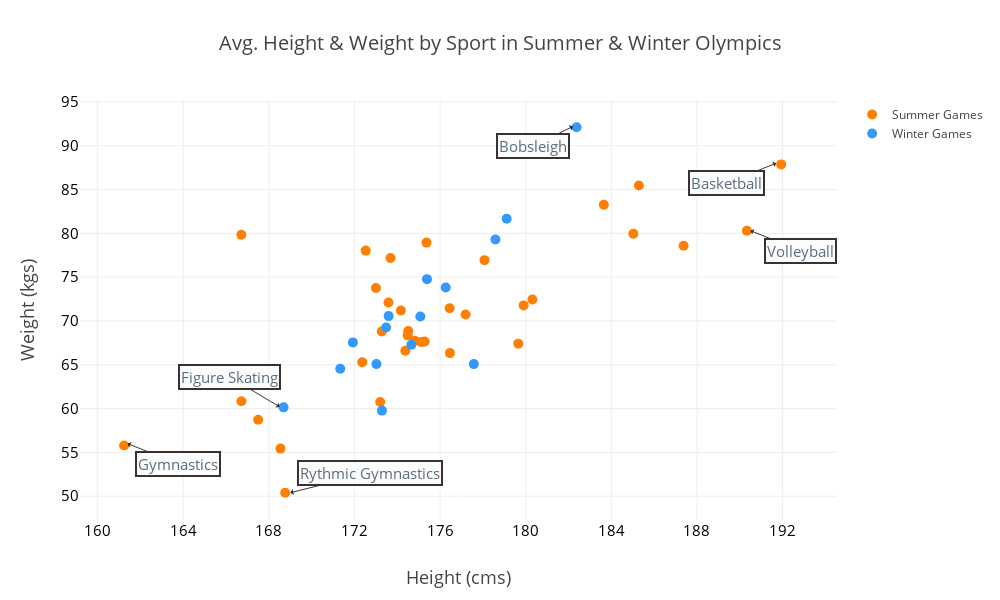

Notebook code for this chart:
### Code cell
data = [
    go.Scatter(mode='markers', x=df_htwt_scatter[df_htwt_scatter.Season=='Summer']['Height'], 
               y=df_htwt_scatter[df_htwt_scatter.Season=='Summer']['Weight'], 
               text=df_htwt_scatter[df_htwt_scatter.Season=='Summer']['Sport'], hoverinfo='text', 
               marker=dict(color='#ff8000', size=10), 
               name='Summer Games'
              ), 
    go.Scatter(mode='markers', x=df_htwt_scatter[df_htwt_scatter.Season=='Winter']['Height'], 
               y=df_htwt_scatter[df_htwt_scatter.Season=='Winter']['Weight'], 
               text=df_htwt_scatter[df_htwt_scatter.Season=='Winter']['Sport'], hoverinfo='text', 
               marker=dict(color='#3399ff', size=10), 
               name='Winter Games'
              )]

annotations3 = [dict(x=191.7, y=88, xref='x', yref='y', text='Basketball', ax=-50, ay=20,
                    font=dict(size=15, color='#34495e'), align='center', arrowwidth=1, bordercolor='#090000', 
                    borderwidth=2, borderpad=1, bgcolor='#fbfcfc', opacity=0.8), 
                dict(x=190.5, y=80.3, xref='x', yref='y', text='Volleyball', ax=50, ay=20,
                    font=dict(size=15, color='#34495e'), align='center', arrowwidth=1, bordercolor='#090000', 
                    borderwidth=2, borderpad=1, bgcolor='#fbfcfc', opacity=0.8), 
                dict(x=182.2, y=92.2, xref='x', yref='y', text='Bobsleigh', ax=-40, ay=20,
                    font=dict(size=15, color='#34495e'), align='center', arrowwidth=1, bordercolor='#090000', 
                    borderwidth=2, borderpad=1, bgcolor='#fbfcfc', opacity=0.8), 
                dict(x=161.4, y=56, xref='x', yref='y', text='Gymnastics', ax=50, ay=20,
                    font=dict(size=15, color='#34495e'), align='center', arrowwidth=1, bordercolor='#090000', 
                    borderwidth=2, borderpad=1, bgcolor='#fbfcfc', opacity=0.8), 
                dict(x=169, y=50.4, xref='x', yref='y', text='Rythmic Gymnastics', ax=80, ay=-20,
                    font=dict(size=15, color='#34495e'), align='center', arrowwidth=1, bordercolor='#090000', 
                    borderwidth=2, borderpad=1, bgcolor='#fbfcfc', opacity=0.8), 
                dict(x=168.5, y=60.2, xref='x', yref='y', text='Figure Skating', ax=-50, ay=-30,
                    font=dict(size=15, color='#34495e'), align='center', arrowwidth=1, bordercolor='#090000', 
                    borderwidth=2, borderpad=1, bgcolor='#fbfcfc', opacity=0.8)]

layout7 = dict(height=600, width=1000, title='Avg. Height & Weight by Sport in Summer & Winter Olympics', 
               titlefont=dict(size=20), annotations=annotations3, 
               xaxis=dict(title='Height (cms)', titlefont=dict(size=18), 
                         showticklabels=True, tickfont=dict(size=15, color='black'), dtick=4), 
               yaxis=dict(title='Weight (kgs)', titlefont=dict(size=18), showticklabels=True, 
                               tickfont=dict(size=15, color='black')))

fig7 = dict(data=data, layout=layout7)
plotly.offline.iplot(fig7)

### Figure 1 — Plotly figure (JSON) as saved in the notebook; plotly's stock layout.template omitted (floating-point values rounded to 4 significant figures)
{"data": [{"hoverinfo": "text", "marker": {"color": "#ff8000", "size": 10}, "mode": "markers", "name": "Summer Games", "text": ["Archery", "Athletics", "Badminton", "Basketball", "Beach Volleyball", "Boxing", "Canoeing", "Cycling", "Diving", "Equestrianism", "Fencing", "Football", "Golf", "Gymnastics", "Handball", "Hockey", "Judo", "Modern Pentathlon", "Rhythmic Gymnastics", "Rowing", "Rugby Sevens", "Sailing", "Shooting", "Swimming", "Synchronized Swimming", "Table Tennis", "Taekwondo", "Tennis", "Trampolining", "Triathlon", "Volleyball", "Water Polo", "Weightlifting", "Wrestling"], "type": "scatter", "uid": "2d98b8f0-b51b-11e8-be7a-d2577b2f97ca", "x": [173.6, 175.3, 174.5, 191.9, 187.4, 174.4, 178.1, 174.8, 166.7, 175.1, 177.2, 174.5, 174.2, 161.2, 183.6, 173.3, 173.7, 176.5, 168.8, 185.0, 175.4, 176.4, 173, 179.9, 168.5, 172.4, 179.7, 180.3, 167.5, 173.2, 190.3, 185.3, 166.7, 172.5], "y": [72.11, 67.66, 68.85, 87.87, 78.58, 66.61, 76.94, 67.74, 60.83, 67.59, 70.75, 68.36, 71.19, 55.79, 83.27, 68.8, 77.19, 66.33, 50.4, 79.94, 78.94, 71.44, 73.77, 71.78, 55.43, 65.3, 67.41, 72.45, 58.72, 60.75, 80.29, 85.45, 79.84, 78.03]}, {"hoverinfo": "text", "marker": {"color": "#3399ff", "size": 10}, "mode": "markers", "name": "Winter Games", "text": ["Alpine Skiing", "Biathlon", "Bobsleigh", "Cross Country Skiing", "Curling", "Figure Skating", "Freestyle Skiing", "Ice Hockey", "Luge", "Nordic Combined", "Short Track Speed Skating", "Skeleton", "Ski Jumping", "Snowboarding", "Speed Skating"], "type": "scatter", "uid": "2d98b8f1-b51b-11e8-91ef-d2577b2f97ca", "x": [175.4, 173.0, 182.4, 174.7, 173.6, 168.7, 171.9, 179.1, 178.6, 177.6, 171.3, 176.3, 173.3, 173.5, 175.1], "y": [74.77, 65.08, 92.11, 67.28, 70.56, 60.14, 67.55, 81.66, 79.3, 65.08, 64.54, 73.83, 59.77, 69.26, 70.51]}], "layout": {"annotations": [{"align": "center", "arrowwidth": 1, "ax": -50, "ay": 20, "bgcolor": "#fbfcfc", "bordercolor": "#090000", "borderpad": 1, "borderwidth": 2, "font": {"color": "#34495e", "size": 15}, "opacity": 0.8, "text": "Basketball", "x": 191.7, "xref": "x", "y": 88, "yref": "y"}, {"align": "center", "arrowwidth": 1, "ax": 50, "ay": 20, "bgcolor": "#fbfcfc", "bordercolor": "#090000", "borderpad": 1, "borderwidth": 2, "font": {"color": "#34495e", "size": 15}, "opacity": 0.8, "text": "Volleyball", "x": 190.5, "xref": "x", "y": 80.3, "yref": "y"}, {"align": "center", "arrowwidth": 1, "ax": -40, "ay": 20, "bgcolor": "#fbfcfc", "bordercolor": "#090000", "borderpad": 1, "borderwidth": 2, "font": {"color": "#34495e", "size": 15}, "opacity": 0.8, "text": "Bobsleigh", "x": 182.2, "xref": "x", "y": 92.2, "yref": "y"}, {"align": "center", "arrowwidth": 1, "ax": 50, "ay": 20, "bgcolor": "#fbfcfc", "bordercolor": "#090000", "borderpad": 1, "borderwidth": 2, "font": {"color": "#34495e", "size": 15}, "opacity": 0.8, "text": "Gymnastics", "x": 161.4, "xref": "x", "y": 56, "yref": "y"}, {"align": "center", "arrowwidth": 1, "ax": 80, "ay": -20, "bgcolor": "#fbfcfc", "bordercolor": "#090000", "borderpad": 1, "borderwidth": 2, "font": {"color": "#34495e", "size": 15}, "opacity": 0.8, "text": "Rythmic Gymnastics", "x": 169, "xref": "x", "y": 50.4, "yref": "y"}, {"align": "center", "arrowwidth": 1, "ax": -50, "ay": -30, "bgcolor": "#fbfcfc", "bordercolor": "#090000", "borderpad": 1, "borderwidth": 2, "font": {"color": "#34495e", "size": 15}, "opacity": 0.8, "text": "Figure Skating", "x": 168.5, "xref": "x", "y": 60.2, "yref": "y"}], "height": 600, "title": "Avg. Height & Weight by Sport in Summer & Winter Olympics", "titlefont": {"size": 20}, "width": 1000, "xaxis": {"dtick": 4, "showticklabels": true, "tickfont": {"color": "black", "size": 15}, "title": "Height (cms)", "titlefont": {"size": 18}}, "yaxis": {"showticklabels": true, "tickfont": {"color": "black", "size": 15}, "title": "Weight (kgs)", "titlefont": {"size": 18}}}}
